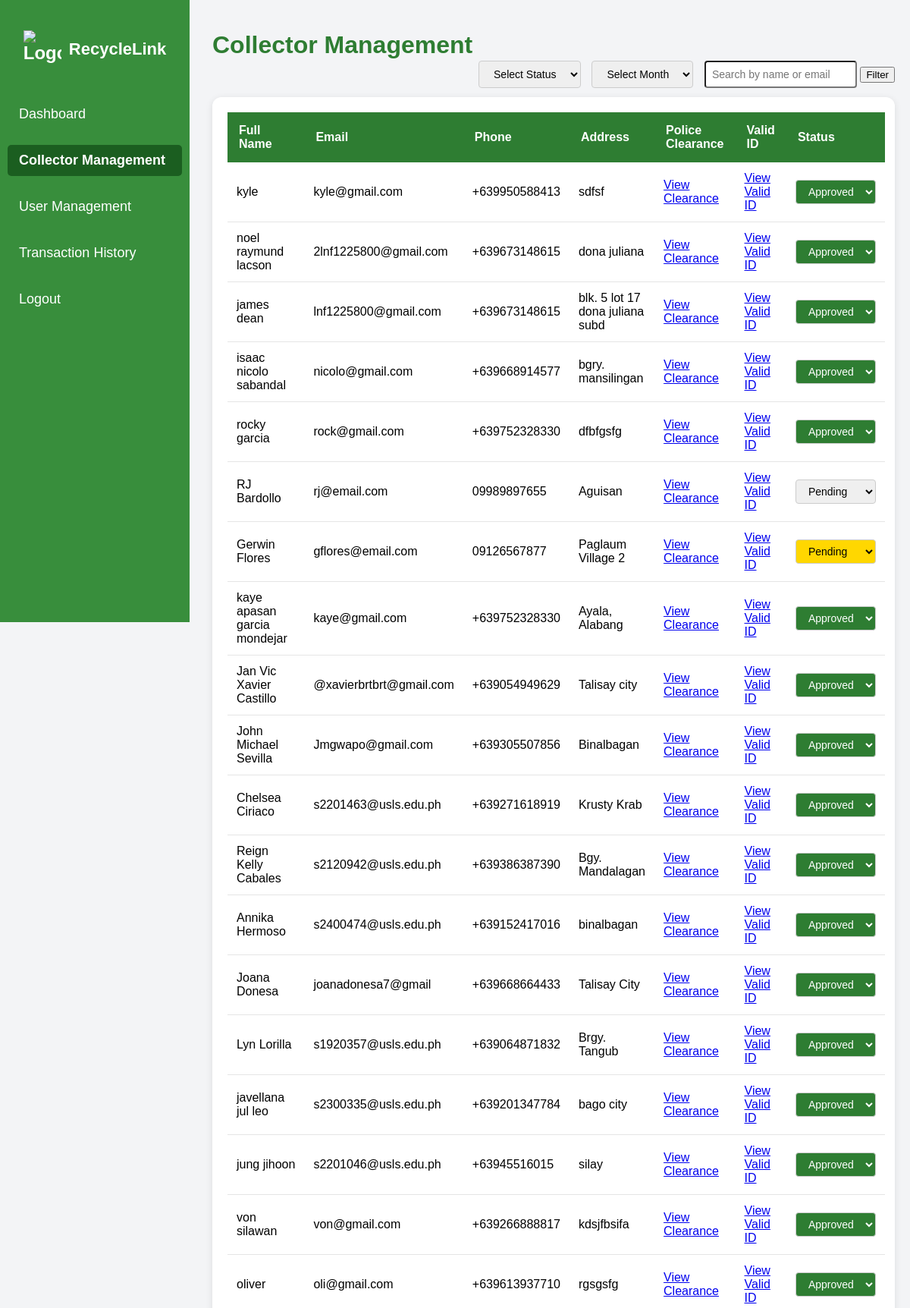
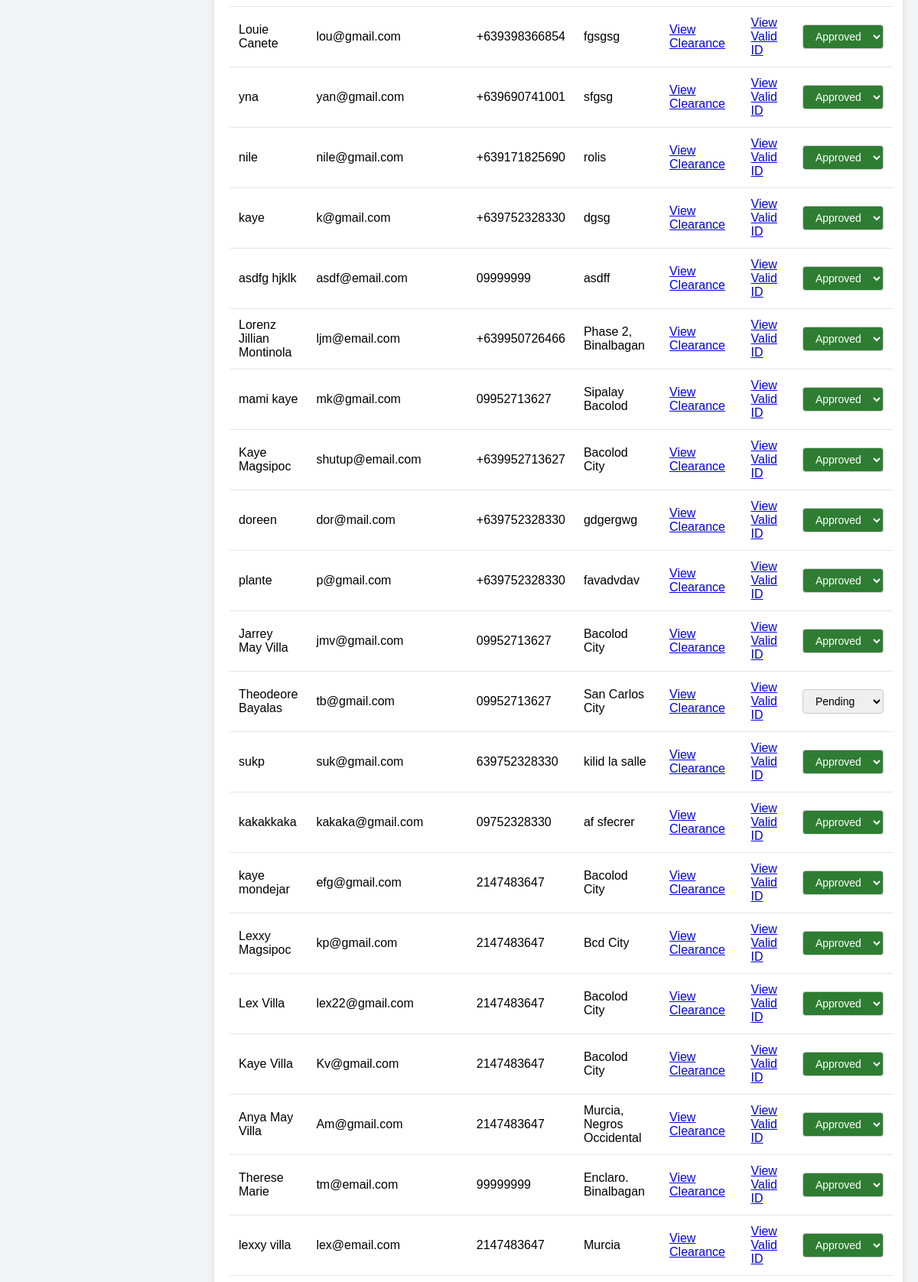
The app's page /collector_admin.php (upper part) with its own data (2 pictures, top to bottom).
### tables this page shows
CREATE TABLE `collectors` (
  `collector_id` int(11) UNSIGNED NOT NULL,
  `fullname` varchar(100) NOT NULL,
  `email` varchar(100) NOT NULL,
  `password` varchar(255) NOT NULL,
  `phone` varchar(15) DEFAULT NULL,
  `address` varchar(255) NOT NULL,
  `police_clearance` varchar(255) DEFAULT NULL,
  `valid_id` varchar(255) DEFAULT NULL,
  `registration_date` timestamp NOT NULL DEFAULT current_timestamp(),
  `status` varchar(20) NOT NULL DEFAULT 'pending'
);

### collector_admin.php (the view, shortened to what this page needs)
<!DOCTYPE html>
<html lang="en">
<head>
	<link rel="stylesheet" href="sidebar.css">
</head>
<body>
    <?php
    $conn = new mysqli('localhost:3306', 'kayemndjr11_123', 'Kayemondejar123!', 'kayemndjr11_123');
    $searchTerm = isset($_GET['search']) ? $_GET['search'] : '';
    $sql = "SELECT collector_id, fullname, email, phone, address, police_clearance, valid_id, status, registration_date
            FROM collectors
            WHERE 1=1";
    $sql .= " ORDER BY registration_date DESC";
    $result = $conn->query($sql);
    ?>
    <div class="sidebar">
        <h2>
            <img src="logo.png" alt="Logo" class="logo">
            <span class="recyclelink-text">RecycleLink</span>
        </h2>
        <ul>
            <li><a href="index.php">Dashboard</a></li>
            <li><a href="collector_admin.php" class="active">Collector Management</a></li>
            <li><a href="user_management.php">User Management</a></li>
            <li><a href="transaction_history.php">Transaction History</a></li>
            <li><a href="logout.php">Logout</a></li>
        </ul>
    </div>
    <div class="main-content">
        <h1>Collector Management</h1>
        <div class="filter-container">
            <form method="GET" action="">
                <select name="status">
                    <option value="">Select Status</option>
                </select>
                <select name="month">
                    <option value="">Select Month</option>
                </select>
                <input type="text" name="search" placeholder="Search by name or email" value="<?php echo $searchTerm; ?>">
                <button type="submit">Filter</button>
            </form>
        </div>
        <div class="table-container">
            <table>
                <thead>
                    <tr>
                        <th>Full Name</th>
                        <th>Email</th>
                        <th>Phone</th>
                        <th>Address</th>
                        <th>Police Clearance</th>
                        <th>Valid ID</th>
                        <th>Status</th>
                    </tr>
                </thead>
                <tbody>
                    <?php
                    if ($result->num_rows > 0) {
                        while ($row = $result->fetch_assoc()) {
                            $statusClass = '';
                            switch ($row['status']) {
                                case 'Pending':
                                    $statusClass = 'status-pending';
                                    break;
                                case 'Approved':
                                    $statusClass = 'status-approved';
                                    break;
                                case 'Rejected':
                                    $statusClass = 'status-rejected';
                                    break;
                            }
                            echo "<tr id='row-" . $row['collector_id'] . "'>
                                <td>" . $row['fullname'] . "</td>
                                <td>" . $row['email'] . "</td>
                                <td>" . $row['phone'] . "</td>
                                <td>" . $row['address'] . "</td>
                                <td><a href='/api/" . $row['police_clearance'] . "' target='_blank'>View Clearance</a></td>
                                <td><a href='/api/" . $row['valid_id'] . "' target='_blank'>View Valid ID</a></td>
                                <td>
                                    <select onchange='updateStatus(" . $row['collector_id'] . ", this.value)'
                                            id='status-" . $row['collector_id'] . "'
                                            class='" . $statusClass . "'>
                                        <option value='Pending' " . ($row['status'] == 'Pending' ? 'selected' : '') . ">Pending</option>
                                        <option value='Approved' " . ($row['status'] == 'Approved' ? 'selected' : '') . ">Approved</option>
                                        <option value='Rejected' " . ($row['status'] == 'Rejected' ? 'selected' : '') . ">Rejected</option>
                                    </select>
                                </td>
                              </tr>";
                        }
                    } else {
                        echo "<tr><td colspan='7'>No matching records found</td></tr>";
                    }
                    ?>
                </tbody>
            </table>
        </div>
    </div>
</body>
</html>

### sidebar.css (style rules this page uses)
.sidebar { height: 100vh; width: 250px; position: fixed; background-color: #388e3c; padding-top: 20px; }
.sidebar h2 { color: white; text-align: center; margin-bottom: 30px; }
.sidebar ul { list-style-type: none; padding: 0; }
.sidebar ul li a { text-decoration: none; color: white; font-size: 18px; padding: 10px 15px; display: block; transition: background-color 0.3s ease; }
.sidebar ul li a.active { background-color: #1b5e20; font-weight: bold; border-radius: 5px; }

### collector_admin.php (style rules this page uses)
body { font-family: Arial, sans-serif; background-color: #f3f4f6; margin: 0; padding: 0; }
.sidebar { height: 100vh; width: 250px; position: fixed; background-color: #2e7d32; padding-top: 20px; }
.sidebar h2 { color: white; text-align: center; margin-bottom: 30px; display: flex; align-items: center; justify-content: center; }
.logo { width: 50px; height: 50px; margin-right: 10px; vertical-align: middle; }
.recyclelink-text { font-size: 22px; }
.sidebar ul { list-style-type: none; padding: 0; }
.sidebar ul li { padding: 10px; text-align: left; }
.sidebar ul li a { text-decoration: none; color: white; font-size: 18px; padding: 10px 15px; display: block; }
.main-content { margin-left: 260px; padding: 20px; }
.main-content h1 { color: #2e7d32; font-weight: bold; margin-bottom: 20px; }
.table-container { background: white; border-radius: 12px; box-shadow: 0 2px 10px rgba(0, 0, 0, 0.1); overflow: hidden; padding: 20px; position: relative; top: 30px; }
table { width: 100%; border-collapse: collapse; margin-bottom: 10px; }
table thead { background: #2e7d32; color: white; }
table thead th { padding: 15px; text-align: left; }
table tbody tr { border-bottom: 1px solid #e5e5e5; }
table td { padding: 12px; }
select { padding: 6px 12px; border: 1px solid #ccc; border-radius: 4px; font-size: 14px; }
.status-pending { background-color: #FFD700; color: black; }
.status-approved { background-color: #2e7d32; color: white; }
.filter-container { position: fixed; right: 20px; top: 80px; border-radius: 12px; }
.filter-container select { padding: 8px 15px; margin-right: 10px; border-radius: 4px; }
.filter-container input { padding: 8px; border-radius: 4px; font-size: 14px; }

### records on screen
collectors: fullname "kyle", email "kyle@gmail.com", phone "+639950588413", address "sdfsf", status+collector_id "Approved"
collectors: fullname "noel raymund lacson", email "2lnf1225800@gmail.com", phone "+639673148615", address "dona juliana", status+collector_id "Approved"
collectors: fullname "james dean", email "lnf1225800@gmail.com", phone "+639673148615", address "blk. 5 lot 17 dona juliana subd", status+collector_id "Approved"
collectors: fullname "isaac nicolo sabandal", email "nicolo@gmail.com", phone "+639668914577", address "bgry. mansilingan", status+collector_id "Approved"
collectors: fullname "rocky garcia", email "rock@gmail.com", phone "+639752328330", address "dfbfgsfg", status+collector_id "Approved"
collectors: fullname "RJ Bardollo", email "rj@email.com", phone "09989897655", address "Aguisan", collector_id "Pending"
collectors: fullname "Gerwin Flores", email "gflores@email.com", phone "09126567877", address "Paglaum Village 2", status+collector_id "Pending"
collectors: fullname "kaye apasan garcia mondejar", email "kaye@gmail.com", phone "+639752328330", address "Ayala, Alabang", status+collector_id "Approved"
collectors: fullname "Jan Vic Xavier Castillo", email "@xavierbrtbrt@gmail.com", phone "+639054949629", address "Talisay city", status+collector_id "Approved"
collectors: fullname "John Michael Sevilla", email "Jmgwapo@gmail.com", phone "+639305507856", address "Binalbagan", status+collector_id "Approved"
collectors: fullname "Chelsea Ciriaco", email "s2201463@usls.edu.ph", phone "+639271618919", address "Krusty Krab", status+collector_id "Approved"
collectors: fullname "Reign Kelly Cabales", email "s2120942@usls.edu.ph", phone "+639386387390", address "Bgy. Mandalagan", status+collector_id "Approved"
collectors: fullname "Annika Hermoso", email "s2400474@usls.edu.ph", phone "+639152417016", address "binalbagan", status+collector_id "Approved"
collectors: fullname "Joana Donesa", email "joanadonesa7@gmail", phone "+639668664433", address "Talisay City", status+collector_id "Approved"
collectors: fullname "Lyn Lorilla", email "s1920357@usls.edu.ph", phone "+639064871832", address "Brgy. Tangub", status+collector_id "Approved"
collectors: fullname "javellana jul leo", email "s2300335@usls.edu.ph", phone "+639201347784", address "bago city", status+collector_id "Approved"
collectors: fullname "jung jihoon", email "s2201046@usls.edu.ph", phone "+63945516015", address "silay", status+collector_id "Approved"
collectors: fullname "von silawan", email "von@gmail.com", phone "+639266888817", address "kdsjfbsifa", status+collector_id "Approved"
collectors: fullname "oliver", email "oli@gmail.com", phone "+639613937710", address "rgsgsfg", status+collector_id "Approved"
collectors: fullname "Louie Canete", email "lou@gmail.com", phone "+639398366854", address "fgsgsg", status+collector_id "Approved"
collectors: fullname "yna", email "yan@gmail.com", phone "+639690741001", address "sfgsg", status+collector_id "Approved"
collectors: fullname "nile", email "nile@gmail.com", phone "+639171825690", address "rolis", status+collector_id "Approved"
collectors: fullname "kaye", email "k@gmail.com", phone "+639752328330", address "dgsg", status+collector_id "Approved"
collectors: fullname "asdfg hjklk", email "asdf@email.com", phone "09999999", address "asdff", status+collector_id "Approved"
collectors: fullname "Lorenz Jillian Montinola", email "ljm@email.com", phone "+639950726466", address "Phase 2, Binalbagan", status+collector_id "Approved"
collectors: fullname "mami kaye", email "mk@gmail.com", phone "09952713627", address "Sipalay Bacolod", status+collector_id "Approved"
collectors: fullname "Kaye Magsipoc", email "shutup@email.com", phone "+639952713627", address "Bacolod City", status+collector_id "Approved"
collectors: fullname "doreen", email "dor@mail.com", phone "+639752328330", address "gdgergwg", status+collector_id "Approved"
collectors: fullname "plante", email "p@gmail.com", phone "+639752328330", address "favadvdav", status+collector_id "Approved"
collectors: fullname "Jarrey May Villa", email "jmv@gmail.com", phone "09952713627", address "Bacolod City", status+collector_id "Approved"
collectors: fullname "Theodeore Bayalas", email "tb@gmail.com", phone "09952713627", address "San Carlos City", collector_id "Pending"
collectors: fullname "sukp", email "suk@gmail.com", phone "639752328330", address "kilid la salle", status+collector_id "Approved"
collectors: fullname "kakakkaka", email "kakaka@gmail.com", phone "09752328330", address "af sfecrer", status+collector_id "Approved"
collectors: fullname "kaye mondejar", email "efg@gmail.com", phone "2147483647", address "Bacolod City", status+collector_id "Approved"
collectors: fullname "Lexxy Magsipoc", email "kp@gmail.com", phone "2147483647", address "Bcd City", status+collector_id "Approved"
collectors: fullname "Lex Villa", email "lex22@gmail.com", phone "2147483647", address "Bacolod City", status+collector_id "Approved"
collectors: fullname "Kaye Villa", email "Kv@gmail.com", phone "2147483647", address "Bacolod City", status+collector_id "Approved"
collectors: fullname "Anya May Villa", email "Am@gmail.com", phone "2147483647", address "Murcia, Negros Occidental", status+collector_id "Approved"
collectors: fullname "Therese Marie", email "tm@email.com", phone "99999999", address "Enclaro. Binalbagan", status+collector_id "Approved"
collectors: fullname "lexxy villa", email "lex@email.com", phone "2147483647", address "Murcia", status+collector_id "Approved"
